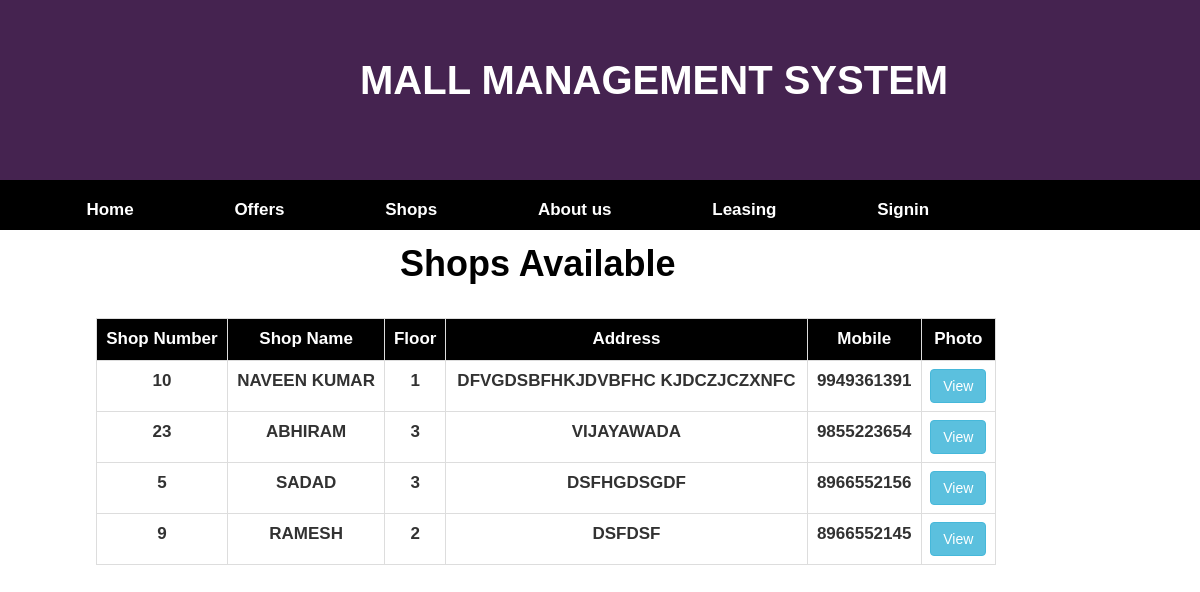
The page /shops.php on the database its author committed.
### tables this page shows
CREATE TABLE `owner` (
  `sno` int(11) NOT NULL,
  `shopnumber` varchar(30) NOT NULL,
  `category` varchar(30) NOT NULL,
  `name` varchar(30) NOT NULL,
  `mobile` varchar(20) NOT NULL,
  `email` varchar(30) NOT NULL,
  `address` varchar(200) NOT NULL,
  `password` varchar(20) NOT NULL,
  `path` varchar(150) NOT NULL,
  `startdate` date NOT NULL,
  `enddate` date NOT NULL,
  `floor` int(11) NOT NULL,
  `status` varchar(30) NOT NULL
);

### shops.php (the view, shortened to what this page needs)
<?php include './header.php'; ?>
<!DOCTYPE html>
<html lang="en">
    <head>
    </head>
</head>
<div class="form-group row col-md-offset-4">
    <div class="tab-pane fade in active">
        <h1 style="color: #000;font-weight: bold;margin-top: 2%;">Shops Available</h1>
    </div>
</div>
<?php
include './DBProperties.php';
if ($con) {
    try {
        $qry = "SELECT * FROM `owner` ORDER BY `owner`.`shopnumber` ASC";
        $result = mysqli_query($con, $qry);
        $count = mysqli_num_rows($result);
        if ($count > 0) {
            ?>
            <table class="table table-bordered table-hover" style="margin-top: 3%;width: 75%;margin-left: 8%;">
                <tr>
                    <th style="background-color: #000;">Shop Number</th>
                    <th style="background-color: #000;">Shop Name</th>
                    <th style="background-color: #000;">Floor</th>
                    <th style="background-color: #000;">Address</th>
                    <th style="background-color: #000;">Mobile</th>
                    <th style="background-color: #000;">Photo</th>
                </tr>
                <?php
                while ($row = mysqli_fetch_array($result)) {
                    ?>
                    <tr>
                        <td class="case"><?php echo $row['shopnumber']; ?></td>
                        <td class="case"><?php echo $row['name']; ?></td>
                        <td class="case"><?php echo $row['floor']; ?></td>
                        <td class="case"><?php echo $row['address']; ?></td>
                        <td class="case"><?php echo $row['mobile']; ?></td>
                        <td class="case"><a href="ViewShopDetails.php?shopno=<?php echo $row['shopnumber']; ?>"><input type="button" value="View" class="btn btn-info"></a></td>
                    </tr>
                    <?php
                }
            } else {
                ?>
                <h2 style="text-align: center; margin-top: 10%;">No Details Found</h2>
                <?php
            }
            ?>
        </table>
        <?php
    } catch (Exception $exc) {
        echo $exc->getTraceAsString();
    }
}
?>

### css/base.css (style rules this page uses)
html, body, div, span, applet, object, iframe, h1, h2, h3, h4, h5, h6, p, blockquote, pre, a, abbr, acronym, address, big, cite, code, del, dfn, em, font, img, ins, kbd, q, s, samp, small, strike, strong, sub, sup, tt, var, b, u, i, center, dl, dt, dd, ol, ul, li, fieldset, form, label, legend, table, caption, tbody, tfoot, thead, tr, th, td { background: transparent; border: 0; margin: 0; padding: 0; vertical-align: baseline; }
body { line-height: 1; }
h1, h2, h3, h4, h5, h6 { clear: both; font-weight: normal; }
table { border-collapse: collapse; border-spacing: 0; }
*, *:before, *:after { -webkit-box-sizing: border-box; -moz-box-sizing: border-box; box-sizing: border-box; }
body { background-color:rgb(50,50,50); color:rgb(50,50,50); font-family: 'Ubuntu', sans-serif; font-weight:300; font-size:16px; line-height:1.5; }
h1,h2,h3,h4,h5,h6 { line-height:1; font-weight: 300; }
a { text-decoration:none; color:rgb(100,150,200); }

### header.php (style rules this page uses)
body { font-weight: bold; font-family: sans-serif; }

### shops.php (style rules this page uses)
th { color: #FFF; text-align: center; }
td { text-align: center; }
.case { text-transform:uppercase; }

### rows shown on the page
owner: shopnumber "10", name "NAVEEN KUMAR", floor "1", address "DFVGDSBFHKJDVBFHC KJDCZJCZXNFC", mobile "9949361391"
owner: shopnumber "23", name "ABHIRAM", floor "3", address "VIJAYAWADA", mobile "9855223654"
owner: shopnumber "5", name "SADAD", floor "3", address "DSFHGDSGDF", mobile "8966552156"
owner: shopnumber "9", name "RAMESH", floor "2", address "DSFDSF", mobile "8966552145"
